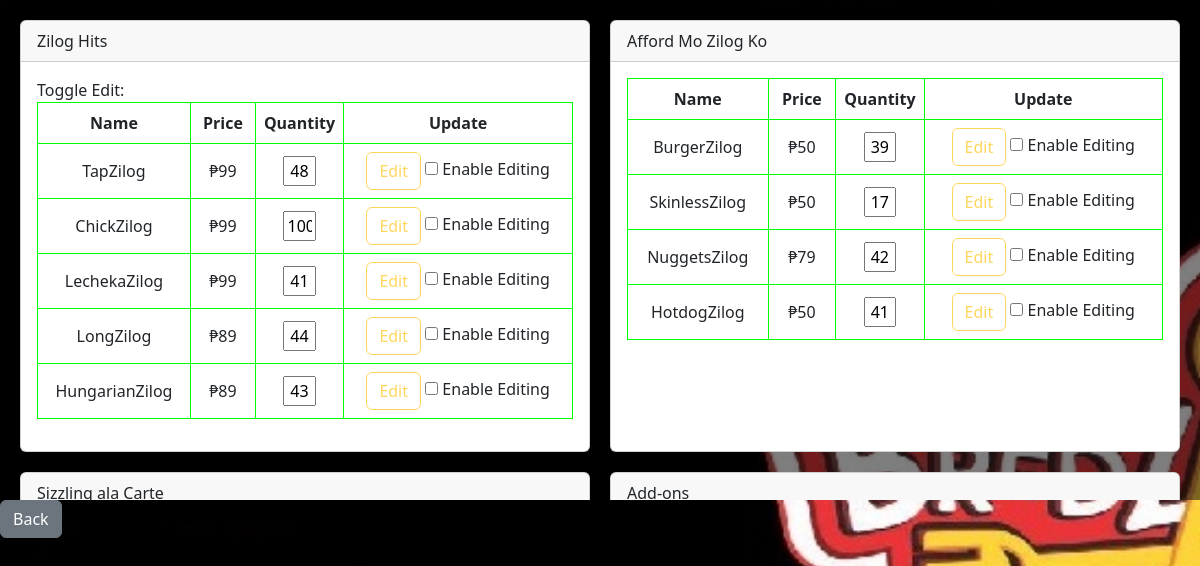
/admin/inventory (signed in), run on an earlier commit of the app's database.
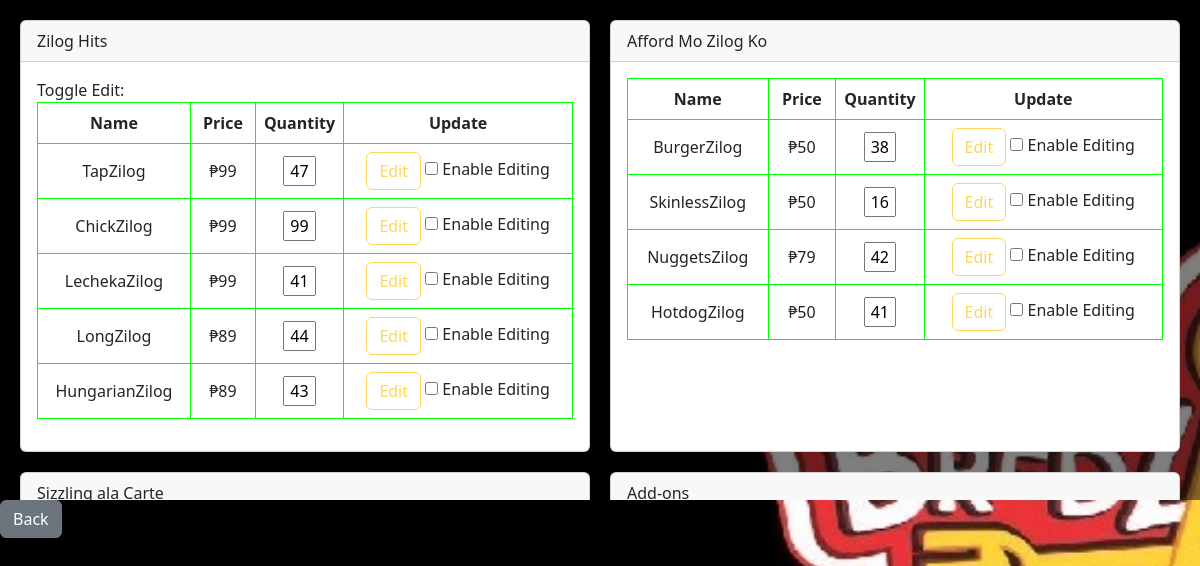
And on a later commit of the database.
### tables this page shows
CREATE TABLE menu ( id INTEGER PRIMARY KEY AUTOINCREMENT, name TEXT NOT NULL, price INTEGER, type TEXT, quantity INTEGER);

### routes/admin.py (the view)
@admin_bp.route('/admin/inventory', methods=['POST', 'GET'])
def inventory():
    if 'email' in session:
        menu = pnt.EachData()
        return render_template('admin-inventory.html', menu=menu)
    return redirect(url_for('admin.adminPage'))

### thisclass/Myclass.py (called while the page is built)
    def create_object(self, i):
        id, name, price, type, qty = i
        return Item(id, name, price, type, qty)

    def fetch_from_db(self):
        connection = sqlite3.connect(self.db)
        cursor = connection.cursor()
        cursor.execute('SELECT * FROM menu')
        rows = cursor.fetchall()
        for i in rows:
            obj = self.create_object(i)
            self.items.append(obj)
        connection.close()

    @property
    def items(self):
        return self._items

    def get_item_per_type(self):
        hits = []
        afford = []
        carte = []
        add_on = []
        my_dict = {
            'hits': hits,
            'afford': afford,
            'carte': carte,
            'add_on': add_on
        }
        for i in self.items:
            if 'Zilog Hits' == i.type:
                hits.append(i)
            elif 'Afford Mo Zilog Ko' == i.type:
                afford.append(i)
            elif 'Sizzling Ala Carte' == i.type:
                carte.append(i)
            elif 'add-on' == i.type:
                add_on.append(i)
        return my_dict

    @property
    def id(self):
        return self._id

    @property
    def name(self):
        return self._name

    @property
    def price(self):
        return self._price

    @property
    def type(self):
        return self._type

    @property
    def qty(self):
        return self._qty

### templates/admin-inventory.html (shortened to what this page needs)
{% extends "layout.html" %}
{% block styles %}
    <link rel="stylesheet" href="{{ url_for('static', filename='css/admin-inventory.css') }}">
{% endblock %}
{% block body %}
<div class="grid-container">
    <div class="card digital-card">
        <div class="card-header">
            Zilog Hits
        </div>
        <div class="card-body">
            <label for="toggle">Toggle Edit:</label>
            <table class="table digital-table" id="table1">
                <thead>
                    <tr>
                        <th>Name</th>
                        <th>Price</th>
                        <th>Quantity</th>
                        <th>Update</th>
                    </tr>
                </thead>
                <tbody>
                    {% for i in menu.get_item_per_type()['hits'] %}
                    <tr>
                        <td>{{ i.name }}</td>
                        <td>₱{{ i.price }}</td>
                        <form action="/admin/setQuantity/{{ i.id }}" method="post">
                            <td style="width: 15%; text-align: center;">
                                <input type="text" value="{{ i.qty }}" id="qty{{ i.id }}" readonly name="qty{{ i.id }}" style="width: 45%; text-align: center;">
                            </td>
                            <td>
                                <button type="submit" id="submit_btn{{ i.id }}" class="btn btn-outline-warning" disabled>Edit</button>
                                <label>
                                    <input type="checkbox" id="checkbox{{ i.id }}" onclick="toggle('qty{{ i.id }}', 'submit_btn{{ i.id }}', 'hidden_input{{ i.id }}')"> Enable Editing
                                </label>
                            </td>
                        </form>
                    </tr>
                    {% endfor %}
                </tbody>
            </table>
        </div>
    </div>
    <div class="card digital-card">
        <div class="card-header">
            Afford Mo Zilog Ko
        </div>
        <div class="card-body">
            <table class="table digital-table">
                <thead>
                    <tr>
                        <th>Name</th>
                        <th>Price</th>
                        <th>Quantity</th>
                        <th>Update</th>
                    </tr>
                </thead>
                <tbody>
                    {% for i in menu.get_item_per_type()['afford']%}
                    <tr>
                        <td>{{ i.name }}</td>
                        <td>₱{{ i.price }}</td>
                        <form action="/admin/setQuantity/{{ i.id }}" method="post">
                            <td style="width: 15%; text-align: center;">
                                <input type="text" value="{{ i.qty }}" id="qty{{ i.id }}" readonly name="qty{{ i.id }}" style="width: 45%; text-align: center;">
                            </td>
                            <td>
                                <button class="btn btn-outline-warning" type="submit" id="submit_btn{{ i.id }}" disabled>Edit</button>
                                <label>
                                    <input type="checkbox" id="checkbox{{ i.id }}" onclick="toggle('qty{{ i.id }}', 'submit_btn{{ i.id }}', 'hidden_input{{ i.id }}')"> Enable Editing
                                </label>
                            </td>
                        </form>
                    </tr>
                    {% endfor %}
                </tbody>
            </table>
        </div>
    </div>
    <div class="card digital-card">
        <div class="card-header">
            Sizzling ala Carte
        </div>
    </div>
    <div class="card digital-card">
        <div class="card-header">
            Add-ons
        </div>
    </div>
</div>
<a href="{{ url_for('admin.dashboard') }}"><button class="btn btn-secondary">Back</button></a>
{% endblock %}

### templates/layout.html (shortened to what this page needs)
<!DOCTYPE html>
<html lang="en" class="bg-image" style="
  height: 100%;
">
<head>
    <link href="https://cdn.jsdelivr.net/npm/bootstrap@5.3.0/dist/css/bootstrap.min.css" rel="stylesheet">
    <link rel="stylesheet" href="{{ url_for('static', filename='css/layout.css') }}">
    {% block styles %}{% endblock %}
</head>
<body class="bg-image">
  {% block body %} {% endblock %}
</body>
</html>

### static/css/layout.css (style rules this page uses)
body { background-image: url('../img/bg-1.jpg'); background-position: center; background-repeat: no-repeat; background-size: cover; height: 100%; }

### static/css/admin-inventory.css (style rules this page uses)
.grid-container { display: grid; grid-template-columns: repeat(2, 1fr); gap: 20px; overflow-y: auto; max-height: 500px; background: rgba(0, 0, 0, 0.5); padding: 20px; }
.digital-table { width: 100%; border-collapse: collapse; background-color: transparent; color: #00ff00; }
.digital-table th, .digital-table td { padding: 8px; text-align: center; vertical-align: middle; border: 1px solid #00ff00; }

What changed in the data, as far as the page shows it:
changed menu "TapZilog": qty "48" → "47"
changed menu "ChickZilog": qty "100" → "99"
changed menu "BurgerZilog": qty "39" → "38"
changed menu "SkinlessZilog": qty "17" → "16"
